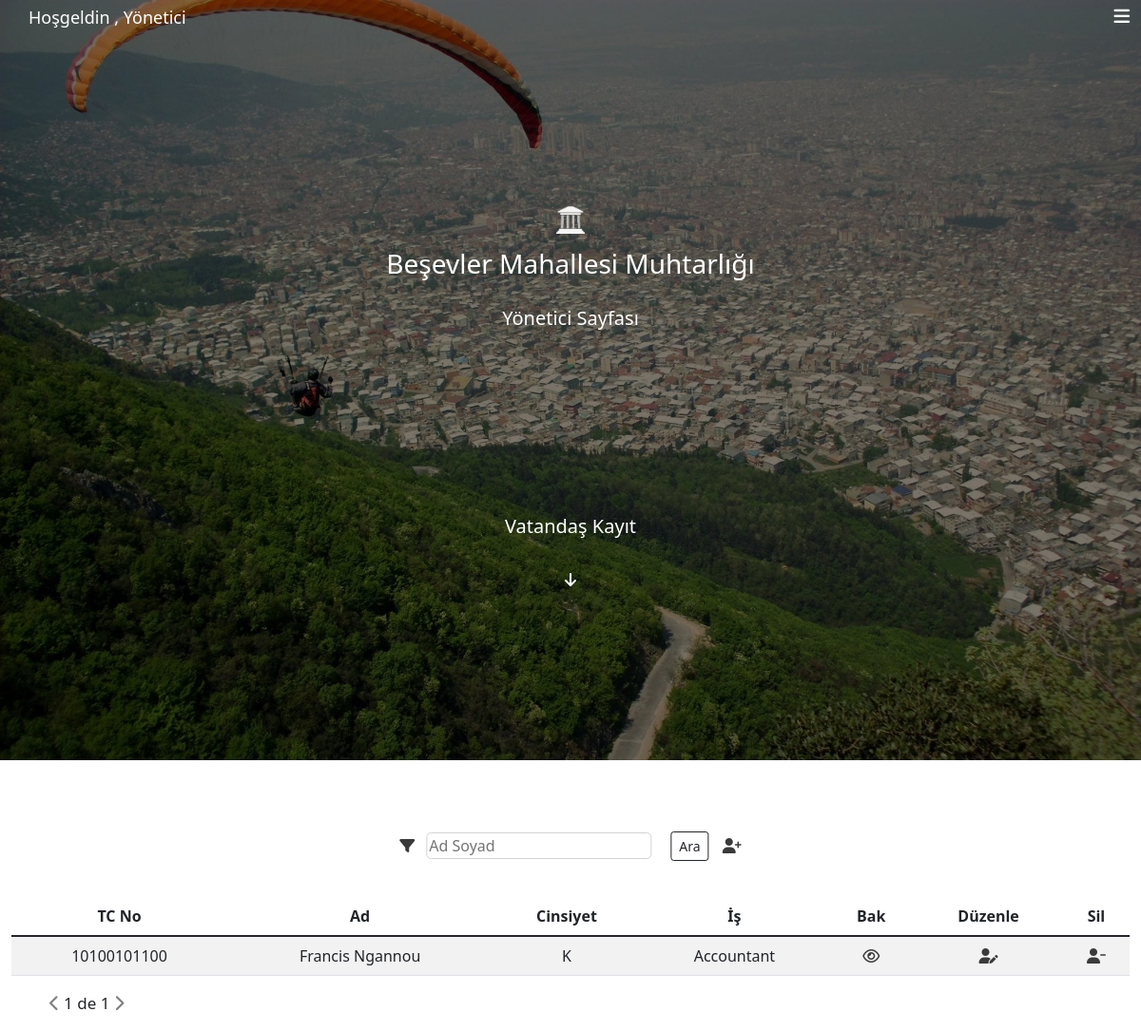
/anasayfa-admin/ (signed in), run on the app's committed database.
### base/models.py (models this page shows, shortened)
class Person(models.Model):
    user = models.ForeignKey(
        User, on_delete=models.CASCADE, default=None, blank=True, null=True)
    tcno = models.CharField(max_length=11, blank=True, null=True, default=None)
    name_surname = models.CharField(
        max_length=50, blank=True, null=True, default=None)
    gender = models.CharField(max_length=128, choices=GENDER_CHOICES,
                              blank=True, null=True)
    birth_date = models.CharField(max_length=12, blank=True, null=True)
    job = models.CharField(max_length=30, null=True, blank=True)
    birth_city = models.CharField(max_length=20, blank=True, null=True)
    father = models.CharField(max_length=40, blank=True, null=True)
    mother = models.CharField(max_length=40, blank=True, null=True)
    son = models.CharField(max_length=40, blank=True, null=True)
    daughter = models.CharField(max_length=40, blank=True, null=True)
    living_city = models.CharField(max_length=30, blank=True, null=True)
    email = models.CharField(max_length=60, blank=True, null=True)
    create_time = models.DateTimeField(
        auto_now_add=True, blank=True, null=True)
    update_time = models.DateTimeField(auto_now=True,blank=True, null=True)

### base/decorators.py (the view)
        def wrapper_func(request, *args, **kwargs):
            group = None
            if request.user.groups.exists():
                group = request.user.groups.all()[0].name
            if group in allowed_roles:
                return view_func(request, *args, **kwargs)
            else:
                return render(request,'base/404.html')
            return view_func(request, *args, **kwargs)

### base/views.py (called while the page is built)
@login_required(login_url='login')
@allowed_users(allowed_roles=['Admin'])
def AdminHomeView(request):
    persons = Person.objects.all().order_by('-update_time')
    p = Paginator(persons,10)
    page = request.GET.get('page')
    person = p.get_page(page)
    if request.method=='GET':
        myfilter = PersonFilter(request.GET,queryset=persons)
        persons=myfilter.qs
        p = Paginator(persons,10)
        page = request.GET.get('page')
        person = p.get_page(page)
    context = {'persons':person,'persondetails':persons,'myfilter':myfilter}
    return render(request,'base/home.html',context)

### base/templates/base/home.html (shortened to what this page needs)
{%extends 'base/main.html' %} {% block content %}
{% load static %}
<link rel="stylesheet" href="{% static 'css/navbar.css' %}" />
</head>
<body>
    <nav style="position: absolute;width: 100%;background: transparent;">
        <ul class="ul d-flex justify-content-end text-center">
            {% if request.user.is_anonymous %}
             <p class="welcomeuser" style="position: absolute;left: 30px;top: 5px;font-size: 18px;color: white;">
                   Hoşgeldiniz</p>
            <li class="li"><a href="<li class="li"><a href="
                    {% url 'citizen-home' %}
                    ">Anasayfa</a></li>
            <li class="li"><a href="{% url 'citizen-contact' %}">İletişim</a></li>
            <li class="li"><a href="{% url 'onerivesikayet' %}">Öneri ve Şikayet</a></li>
            <li class="li"><a href="{% url 'duyurular' %}">Duyurular</a></li>
            <li class="li"><a href="{% url 'register' %}">Kayıt Ol</a></li>
            <li class="li"><a href="{% url 'login' %}">Giriş Yap</a></li>
            <li><i class="fas fa-bars"></i></li>
                {% else %}
            <p class="welcomeuser" style="position: absolute;left: 30px;top: 5px;font-size: 18px;color: white;">Hoşgeldin , {{request.user}}</p>
            <li><i class="fas fa-bars"></i></li>
                {% endif %}
        </ul>
    </nav>
    <div class="nature">
        <span>
            <img src="{% static 'mahresimler/logo.png' %}" style="width: 30px;height: 30px;margin-top: 18%;margin-bottom: 15px;"/><h3 style="margin-bottom: 25px;">Beşevler Mahallesi Muhtarlığı</h3>
        <p style="font-size: 20px;;">Yönetici Sayfası</p>
        </span>
        <div class="vatandaskayit">
            <p class="text-center h5">Vatandaş Kayıt</p>
            <br>
            <i class="fas fa-arrow-down" onclick="kayit()"></i>
        </div>
    </div>
    <form method="GET" id="kayit">
        <div class="container-fluid">
            <table style="margin-left: 50%;transform: translateX(-50%);margin-top: 60px;">
                <tr>
                    <td><i class="fas fa-filter" id="filtre"></i></td>
                    <td>{{myfilter.form.name}}</td>
                    <td>
                    </td>
                    <td><input type="submit" value="Ara" class="btn btn-outline-dark btn-sm"></td>
                    <td height="60"><a href="{% url 'add' %}"><i class="fas fa-user-plus" style="margin-left: 6px;"></i></a></td>
                </tr>
            </table>
            <br>
            {% if persons %}
            <table class="table table-striped table-hover rounded col-5 offset-0">
                <thead class="text-center">
                    <th>TC No</th>
                    <th>Ad</th>
                    <th class="d-none d-md-table-cell">Cinsiyet</th>
                    <th class="d-none d-md-table-cell">İş</th>
                    <th>Bak</th>
                    <th>Düzenle</th>
                    <th>Sil</th>
                </thead>
                {% for person in persons %}
                <tr class="text-center">
                    <td>{{person.tcno}}</td>
                    <td>{{person.name_surname}}</td>
                    <td class="d-none d-md-table-cell">{{person.gender}}</td>
                    <td class="d-none d-md-table-cell">{{person.job}}</td>
                    <td><a href="{% url 'lookperson' person.id %}"><i class="far fa-eye"></i></a></td>
                    <td><a href="{% url 'editperson' person.id %}"><i class="fas fa-user-edit"></i></a></td>
                    <td><a href="{% url 'deleteperson' person.id %}"><i class="fas fa-user-minus"></i></td>
                </tr>
                {% endfor %}
            </table>
            <p style="padding-left: 40px;font-size: 17px;">
                {% if persons.has_previous%}
                <a href="?page={{persons.previous_page_number}}" style="color: black;"><i class="fas fa-chevron-left"></i></a>
                {% else %}
                <i class="fas fa-chevron-left disabled" style="color: gray;">
                </i>
                {% endif %}
                {{persons.number}} de {{persons.paginator.num_pages}}
                {% if persons.has_next %}
                <a href="?page={{persons.next_page_number}}" style="color: black;"><i class="fas fa-chevron-right"></i></a>
                <a href="?page={{persons.paginator.num_pages}}" style="color: black;"><i class="fas fa-angle-double-right"></i></a>
                {% else %}
                <i class="fas fa-chevron-right" style="color: gray;"></i>
                {% endif %}
            </p>
                {% else %}
                <h4 class="text-center mt-3">Kaydedilmiş Kişi Yok.</h4>
                {% endif %}
        </div>
    </form>
    {% endblock content %}

### base/static/css/navbar.css (style rules this page uses)
html { overflow-x: hidden; scroll-behavior: smooth; }
nav { background-color: rgb(58, 58, 58); max-height: 37px; }
ul { list-style: none; }
.fa-bars { color: white; }
tr { margin-top: 20px; margin-bottom: 20px; }
.fa-bars { position: absolute; right: 12px; top: 8px; visibility: hidden; pointer-events: none; color: white; }
.fa-filter, .fa-remove-format { transition: 0.3s; cursor: pointer; }
input { border-radius: 5px; margin-left: 10px; margin-right: 6px; border: none; }
.nature { color: white; display: flex; flex-direction: column; height: 100vh; width: 100vw; background-image: url("../mahresimler/1994540.jpg"); background-size: cover; text-align: center; }
.vatandaskayit { position: relative; top: 22vh; width: 100vw; }
input { border: 1px solid rgb(211, 211, 211); }
table i { color: rgb(58, 58, 58); }
@media only screen and (max-width: 1300px) { .ul li { visibility: hidden; } }
@media only screen and (max-width: 1300px) { .fa-bars { display: block; visibility: visible; cursor: pointer; pointer-events: all; font-size: 19px; } }
@media only screen and (max-width: 1300px) { .welcomeuser { visibility: visible; } }

### data on the page
Person: tcno "10100101100", name_surname "Francis Ngannou", gender "K", job "Accountant"

### other printed values
{{ request.user }} "Yönetici"
{{ persons.number }} "1"
{{ persons.paginator.num_pages }} "1"
